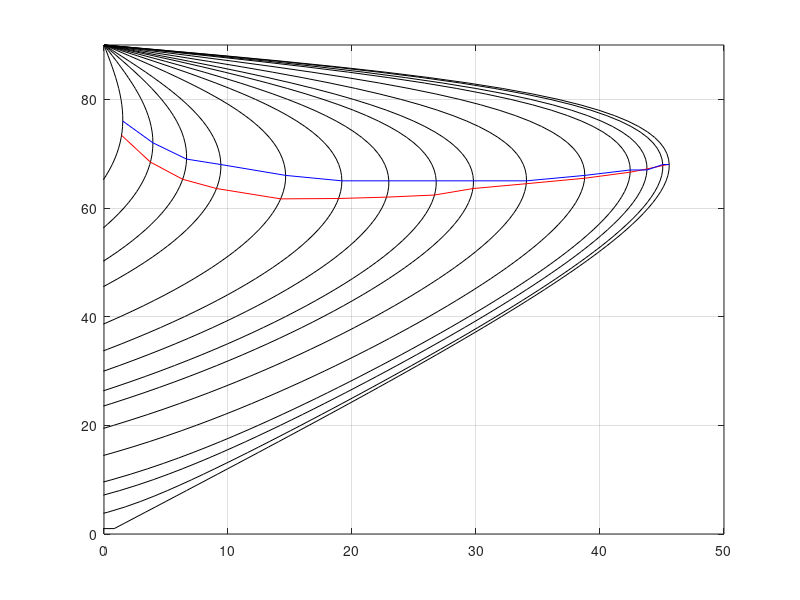

This figure's MATLAB source: (Note: this script raises an error after producing the figure.)
clc
clear all
% close all

% A continuación se representa el diagrama de ondas de choque oblicuas. Este
% diagrama se rige por una ecuación que relaciona:
%     -El ángulo de deflexión, theta.
%     -El ángulo de inclinación de la onda, beta.
%     -El Mach del fluido que incide sobre la onda, M1.

%Datos y definición de parámetros:
gamma=1.4;   % Gas diatómico ideal (aire compuesto por N2 y O2)
M1=[1.1 1.2 1.3 1.4 1.6 1.8 2 2.25 2.5 3 4 6 8 15 1000];    % M1=1000 equivale a Infinito
beta=NaN(length(M1));

for j=1:length(M1)
    rango=length(asind(1/M1(j)):1:90);
    beta(1:rango,j)=asind(1/M1(j)):1:90;
end
beta(beta==0)=NaN;
for j=1:length(M1)
    for i=1:90 
       theta_x(i,j)=atand((M1(j)^2*(sind(beta(i,j)))^2-1)*2*cotd(beta(i,j))/(gamma*M1(j)^2+M1(j)^2*cosd(2*beta(i,j))+2));
       M2(i,j)=sqrt((2+(gamma-1)*M1(j)^2)/(2*gamma*M1(j)^2*sind(beta(i,j))^2-gamma+1)+(2*M1(j)^2*(cosd(beta(i,j)))^2)/((gamma-1)*M1(j)^2*(sind(beta(i,j)))^2+2));
       if M2(i,j)<1.001
            beta_M2_1(j)=beta(i,j);
            theta_M2_1(j)=theta_x(i,j);
            break;
       end
    end
end

M1=[1.1 1.2 1.3 1.4 1.6 1.8 2 2.25 2.5 3 4 6 8 15 1000];    % M1=1000 equivale a Infinito
beta_T=0:1:90;
for j=1:length(M1)
    for i=1:length(beta_T)
        theta(i,j)=atand((M1(j)^2*(sind(beta_T(i)))^2-1)*2*cotd(beta_T(i))/(gamma*M1(j)^2+M1(j)^2*cosd(2*beta_T(i))+2));
    end
    
end

for j=1:length(M1)
    plot(theta(:,j),beta_T,'-k');
    hold on
end
hold on
plot(theta_M2_1,beta_M2_1,'r');
hold on
[a,b]=max(theta);
plot(a,beta_T(b),'-b');
axis([0 50 0 90]);
grid on;
xlabel(texlabel('theta [º]'));
ylabel(texlabel('beta [º]'),'Rotation',0);

% Curvas correspondientes a valores constantes de M1:
text(1.40,71, '1.1');
text(3.85,67, '1.2');
text(6.7,65, '1.3');
text(9.55,63, '1.4');
text(14.5,61.5, '1.6');
text(19.0,60.75, '1.8');
text(22.9,60.5,'2');
text(26.51,60.375, '2.25');
text(29.7531,60.4, '2.5');
text(33.9729,61.5, '3');
text(38.6436,63, '4');
text(42.4,64.5,'6');
text(43.8,66,'8');
text(45.8,70,'Inf');
text(19.5,67,'$\theta=\theta_{max}$','interpreter','latex','Color','b');
text(32.5,85,'Onda fuerte, $M_{2}<1$','interpreter','latex');
text(32.5,38,'Onda debil, $M_{2}>1$','interpreter','latex');
text(30,62,'$M_2=1$','interpreter','latex','Color','red');

% Representación gráfica de la curva formada por los puntos de ángulo de
% deflexión máxima, theta máxima, correspondientes a cada valor de M1
% (dibujada en rojo):





